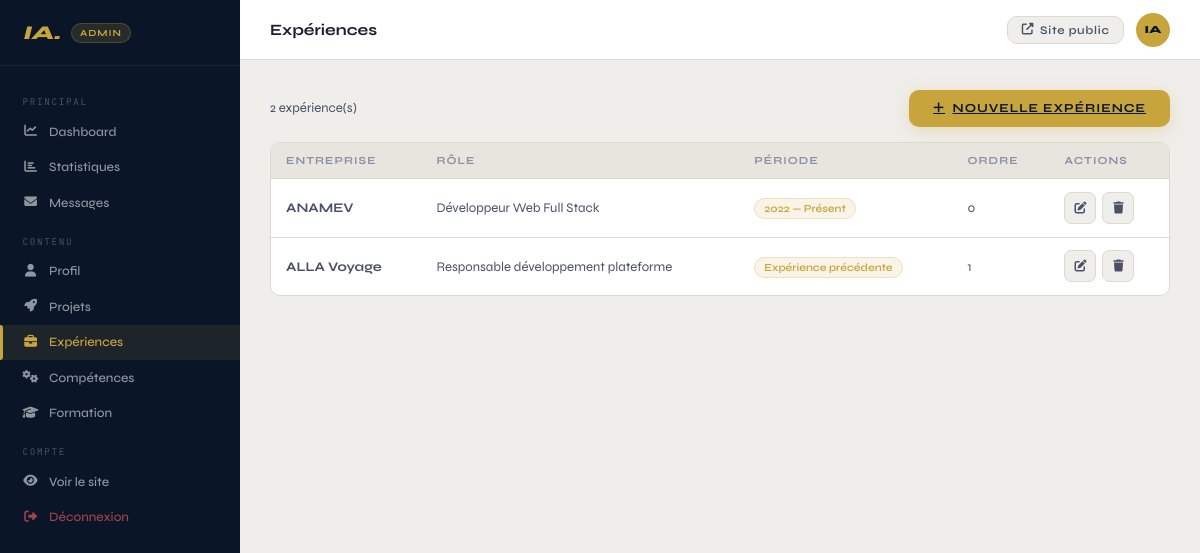
Screenshot of /admin/experiences (signed in) with the database file from the repository.
### app.py (models this page shows, shortened)
class Experience(db.Model):
    id          = db.Column(db.Integer, primary_key=True)
    company     = db.Column(db.String(100), nullable=False)
    role        = db.Column(db.String(200), nullable=False)
    period      = db.Column(db.String(80),  nullable=False)
    bullets     = db.Column(db.Text,        default='[]')   # JSON list
    order       = db.Column(db.Integer,     default=0)
    created_at  = db.Column(db.DateTime,    default=datetime.utcnow)

### app.py (the view)
@app.route('/admin/experiences')
@login_required
def admin_experiences():
    exps = Experience.query.order_by(Experience.order).all()
    return render_template('admin/experiences.html', experiences=exps)

### app.py (called while the page is built)
@login_manager.user_loader
def load_user(user_id):
    return Admin.query.get(int(user_id))

### templates/admin/experiences.html (shortened to what this page needs)
{% extends "admin/base.html" %}
{% block page_title %}Expériences{% endblock %}
{% block content %}
<div class="list-head">
  <p>{{ experiences|length }} expérience(s)</p>
  <a href="{{ url_for('admin_experience_new') }}" class="btn-submit"><i class="fas fa-plus"></i> Nouvelle expérience</a>
</div>
<div class="table-card">
  <table class="admin-table">
    <thead><tr><th>Entreprise</th><th>Rôle</th><th>Période</th><th>Ordre</th><th>Actions</th></tr></thead>
    <tbody>
      {% for e in experiences %}
      <tr>
        <td><strong>{{ e.company }}</strong></td>
        <td>{{ e.role }}</td>
        <td><span class="tag-pill">{{ e.period }}</span></td>
        <td>{{ e.order }}</td>
        <td class="tbl-actions">
          <a href="{{ url_for('admin_experience_edit', eid=e.id) }}" class="tbl-btn tbl-edit"><i class="fas fa-edit"></i></a>
          <form method="POST" action="{{ url_for('admin_experience_delete', eid=e.id) }}" onsubmit="return confirm('Supprimer ?')">
            <button type="submit" class="tbl-btn tbl-del"><i class="fas fa-trash"></i></button>
          </form>
        </td>
      </tr>
      {% else %}
      <tr><td colspan="5" class="tbl-empty">Aucune expérience.</td></tr>
      {% endfor %}
    </tbody>
  </table>
</div>
{% endblock %}

### static/css/admin.css (style rules this page uses)
*, *::before, *::after { box-sizing: border-box; margin: 0; padding: 0; }
html { font-size: 15px; }
:root { --bg: #f0eeea; --bg2: #e8e5df; --surface: #ffffff; --border: #ddd9d0; --navy: #0a1628; --gold: #c8a53c; --gold-lt: #e4c76b; --gold-dim: rgba(200,165,60,.12); --text: #1a1e2e; --text2: #4a5068; --text3: #8a90a8; --red: #e05555; --green: #4caf78; --blue: #4c8eaf; --sidebar-w: 240px; --topbar-h: 60px; --radius: 10px; }
body { font-family: 'Syne', sans-serif; background: var(--bg); color: var(--text); }
.admin-body { display: flex; min-height: 100vh; }
.list-head { display: flex; align-items: center; justify-content: space-between; margin-bottom: 1rem; }
.list-head p { color: var(--text2); font-size: .88rem; }
.table-card { background: var(--surface); border: 1px solid var(--border); border-radius: var(--radius); overflow: hidden; }
.admin-table { width: 100%; border-collapse: collapse; }
.admin-table thead { background: var(--bg2); }
.admin-table th { padding: .75rem 1rem; text-align: left; font-size: .72rem; font-weight: 700; letter-spacing: .1em; text-transform: uppercase; color: var(--text3); border-bottom: 1px solid var(--border); }
.admin-table td { padding: .85rem 1rem; font-size: .88rem; color: var(--text2); border-bottom: 1px solid var(--border); vertical-align: middle; }
.admin-table tr:last-child td { border-bottom: none; }
.tag-pill { background: var(--gold-dim); color: var(--gold); border: 1px solid rgba(200,165,60,.25); padding: .2rem .6rem; border-radius: 100px; font-size: .72rem; font-weight: 600; white-space: nowrap; }
.tbl-actions { display: flex; align-items: center; gap: .4rem; }
.tbl-btn { width: 32px; height: 32px; border-radius: 7px; border: 1px solid var(--border); background: var(--bg); cursor: pointer; font-size: .8rem; display: flex; align-items: center; justify-content: center; color: var(--text2); text-decoration: none; transition: .2s; }
.btn-submit { display: inline-flex; align-items: center; gap: .5rem; background: var(--gold); color: var(--navy); border: none; padding: .75rem 1.6rem; border-radius: var(--radius); font-family: 'Syne', sans-serif; font-size: .82rem; font-weight: 700; letter-spacing: .08em; text-transform: uppercase; cursor: pointer; transition: background .2s, transform .15s, box-shadow .2s; box-shadow: 0 4px 16px rgba(200,165,60,.25); }

### rows the page displays
Experience: company "ANAMEV", role "Développeur Web Full Stack", period "2022 — Présent", order "0"
Experience: company "ALLA Voyage", role "Responsable développement plateforme", period "Expérience précédente", order "1"

### other values shown
{{ experiences|length }} "2"
